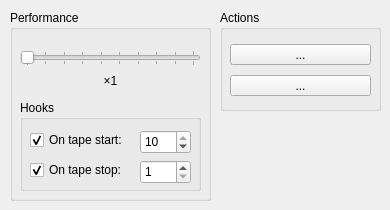
  <widget class="QWidget" name="tabSystem">
   <attribute name="title">
    <string>System</string>
   </attribute>
   <widget class="QGroupBox" name="gbActions">
    <property name="geometry">
     <rect>
      <x>220</x>
      <y>10</y>
      <width>161</width>
      <height>101</height>
     </rect>
    </property>
    <property name="title">
     <string>Actions</string>
    </property>
    <widget class="QWidget" name="layoutWidget">
     <property name="geometry">
      <rect>
       <x>10</x>
       <y>30</y>
       <width>141</width>
       <height>61</height>
      </rect>
     </property>
     <layout class="QVBoxLayout" name="verticalLayout_3">
      <item>
       <widget class="QToolButton" name="tbNMI">
        <property name="sizePolicy">
         <sizepolicy hsizetype="Expanding" vsizetype="Fixed">
          <horstretch>0</horstretch>
          <verstretch>0</verstretch>
         </sizepolicy>
        </property>
        <property name="text">
         <string>...</string>
        </property>
       </widget>
      </item>
      <item>
       <widget class="QToolButton" name="tbRestoreROM">
        <property name="sizePolicy">
         <sizepolicy hsizetype="Expanding" vsizetype="Fixed">
          <horstretch>0</horstretch>
          <verstretch>0</verstretch>
         </sizepolicy>
        </property>
        <property name="text">
         <string>...</string>
        </property>
       </widget>
      </item>
     </layout>
    </widget>
   </widget>
   <widget class="QGroupBox" name="gbPerformance">
    <property name="geometry">
     <rect>
      <x>10</x>
      <y>10</y>
      <width>201</width>
      <height>191</height>
     </rect>
    </property>
    <property name="title">
     <string>Performance</string>
    </property>
    <widget class="QSlider" name="slPerformance">
     <property name="geometry">
      <rect>
       <x>10</x>
       <y>40</y>
       <width>181</width>
       <height>16</height>
      </rect>
     </property>
     <property name="minimum">
      <number>1</number>
     </property>
     <property name="maximum">
      <number>10</number>
     </property>
     <property name="pageStep">
      <number>2</number>
     </property>
     <property name="orientation">
      <enum>Qt::Orientation::Horizontal</enum>
     </property>
     <property name="tickPosition">
      <enum>QSlider::TickPosition::TicksBothSides</enum>
     </property>
     <property name="tickInterval">
      <number>1</number>
     </property>
    </widget>
    <widget class="QLabel" name="lbPerformance">
     <property name="geometry">
      <rect>
       <x>10</x>
       <y>60</y>
       <width>181</width>
       <height>21</height>
      </rect>
     </property>
     <property name="text">
      <string>×1</string>
     </property>
     <property name="alignment">
      <set>Qt::AlignmentFlag::AlignCenter</set>
     </property>
    </widget>
    <widget class="QGroupBox" name="groupBox">
     <property name="geometry">
      <rect>
       <x>10</x>
       <y>90</y>
       <width>181</width>
       <height>91</height>
      </rect>
     </property>
     <property name="title">
      <string>Hooks</string>
     </property>
     <widget class="QSpinBox" name="sbxPerfOnTapeStart">
      <property name="geometry">
       <rect>
        <x>120</x>
        <y>30</y>
        <width>51</width>
        <height>24</height>
       </rect>
      </property>
      <property name="minimum">
       <number>1</number>
      </property>
      <property name="maximum">
       <number>10</number>
      </property>
      <property name="value">
       <number>10</number>
      </property>
     </widget>
     <widget class="QCheckBox" name="cbPerfOnTapeStart">
      <property name="geometry">
       <rect>
        <x>10</x>
        <y>30</y>
        <width>111</width>
        <height>20</height>
       </rect>
      </property>
      <property name="text">
       <string>On tape start:</string>
      </property>
      <property name="checked">
       <bool>true</bool>
      </property>
     </widget>
     <widget class="QCheckBox" name="cbPerfOnTapeStop">
      <property name="geometry">
       <rect>
        <x>10</x>
        <y>60</y>
        <width>111</width>
        <height>20</height>
       </rect>
      </property>
      <property name="text">
       <string>On tape stop:</string>
      </property>
      <property name="checked">
       <bool>true</bool>
      </property>
     </widget>
     <widget class="QSpinBox" name="sbxPerfOnTapeStop">
      <property name="geometry">
       <rect>
        <x>120</x>
        <y>60</y>
        <width>51</width>
        <height>24</height>
       </rect>
      </property>
      <property name="minimum">
       <number>1</number>
      </property>
      <property name="maximum">
       <number>10</number>
      </property>
     </widget>
    </widget>
   </widget>
  </widget>
